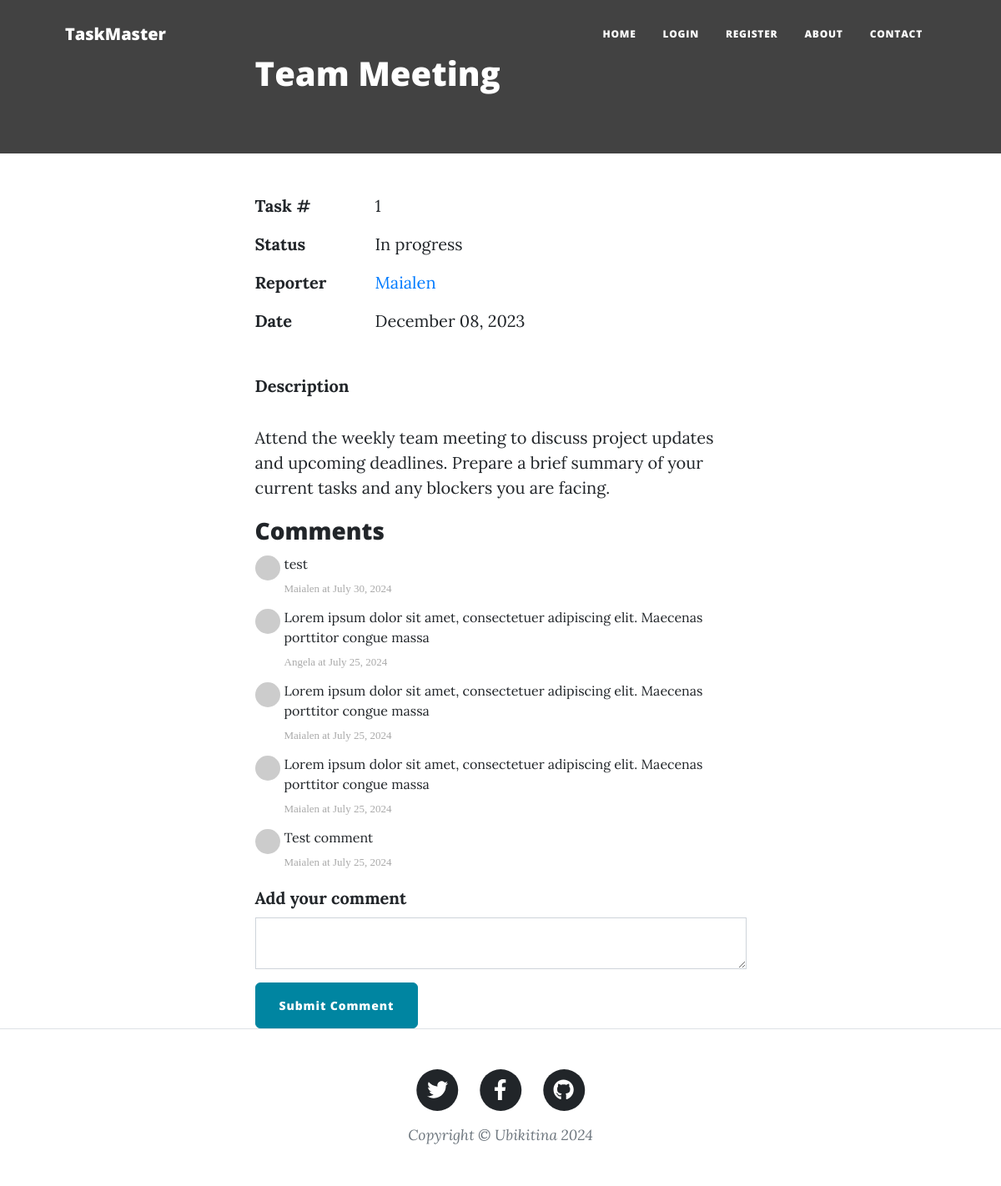
/task/1, run on the app's committed database.
### main.py (models this page shows)
class Task(db.Model):
    __tablename__ = "tasks"
    id = db.Column(db.Integer, primary_key=True)
    author_id = db.Column(db.Integer, db.ForeignKey("users.id"))
    author = relationship("User", back_populates="posts")
    title = db.Column(db.String(250), unique=True, nullable=False)
    date = db.Column(db.String(250), nullable=False)
    body = db.Column(db.Text, nullable=False)
    status = db.Column(db.String(250), nullable=False)
    comments = relationship("Comment", back_populates="parent_post")

class User(UserMixin, db.Model):
    __tablename__ = "users"
    id = db.Column(db.Integer, primary_key=True)
    email = db.Column(db.String(100), unique=True)
    password = db.Column(db.String(100))
    name = db.Column(db.String(100))
    posts = relationship("Task", back_populates="author")  # The "author" refers to the author property in the Task class.
    comments = relationship("Comment", back_populates="comment_author")  # "comment_author" refers to the comment_author property in the Comment class.

class Comment(db.Model):
    __tablename__ = "comments"
    id = db.Column(db.Integer, primary_key=True)
    author_id = db.Column(db.Integer, db.ForeignKey("users.id"))   # "users.id" The users refers to the tablename of the Users class.
    comment_author = relationship("User", back_populates="comments")  # "comments" refers to the comments property in the User class.
    post_id = db.Column(db.Integer, db.ForeignKey("tasks.id"))
    parent_post = relationship("Task", back_populates="comments")
    text = db.Column(db.Text, nullable=False)
    date = db.Column(db.String(250), nullable=False)

### main.py (the view, shortened to what this page needs)
@app.route("/task/<int:post_id>", methods=["GET", "POST"])
def show_task(post_id):
    requested_post = db.get_or_404(Task, post_id)
    comment_form = CommentForm()  # Add the CommentForm to the route
    return render_template("task.html", post=requested_post, current_user=current_user, form=comment_form)

### forms.py
class CommentForm(FlaskForm):
    comment_text = TextAreaField("Add your comment", validators=[DataRequired()])
    submit = SubmitField("Submit Comment")

### templates/task.html (shortened to what this page needs)
{% from "bootstrap5/form.html" import render_form %}
{% include "header.html" %}
<header class="taskhead" >
  <div class="container position-relative px-4 px-lg-5">
    <div class="row gx-4 gx-lg-5 justify-content-center">
      <div class="col-md-10 col-lg-8 col-xl-7">
        <div class="post-heading">
          <h1>{{ post.title }}</h1>
        </div>
      </div>
    </div>
  </div>
</header>
<article>
  <div class="container px-4 px-lg-5">
    <div class="row gx-4 gx-lg-5 justify-content-center">
      <div class="col-md-10 col-lg-8 col-xl-7">
        <div class="task-info">
          <div class="task-info-row">
            <span class="task-info-label">Task #</span>
            <span class="task-info-value">{{ post.id }}</span>
          </div>
          <div class="task-info-row">
            <span class="task-info-label">Status</span>
            <span class="task-info-value">{{ post.status }}</span>
          </div>
          <div class="task-info-row">
            <span class="task-info-label">Reporter</span>
            <span class="task-info-value"><a href="#">{{ post.author.name }}</a></span>
          </div>
          <div class="task-info-row">
            <span class="task-info-label">Date</span>
            <span class="task-info-value">{{ post.date }}</span>
          </div>
        </div>
        <p style="font-weight: bold;">Description</p>
        {{ post.body|safe }}
        <div class="comment">
          <ul class="commentList">
            <h3>Comments</h3>
             {% for comment in post.comments: %}
            <li>
              <div class="commenterImage">
                <img src="{{ comment.comment_author.email | gravatar }}" />
              </div>
              <div class="commentText">
                <p>{{comment.text|safe}}</p>
                <span class="date sub-text">{{comment.comment_author.name}} at {{comment.date}}</span>
              </div>
            </li>
            {% endfor %}
          </ul>
        </div>
        {{ render_form(form, novalidate=True, button_map={"submit": "primary"}) }}
      </div>
    </div>
  </div>
</article>
{% include "footer.html" %}

### templates/header.html (shortened to what this page needs)
<!DOCTYPE html>
<html lang="en">
  <head>
    {% block styles %}
    {{ bootstrap.load_css() }}
    <link
      href="{{ url_for('static', filename='css/styles.css') }}"
      rel="stylesheet"
    />
    {% endblock %}
  </head>
  <body>
    <nav class="navbar navbar-expand-lg navbar-light" id="mainNav">
      <div class="container px-4 px-lg-5">
        <a class="navbar-brand" href="/">TaskMaster</a>
        <div class="collapse navbar-collapse" id="navbarResponsive">
          <ul class="navbar-nav ms-auto py-4 py-lg-0">
            <li class="nav-item">
              <a
                class="nav-link px-lg-3 py-3 py-lg-4"
                href="{{ url_for('get_all_posts') }}"
                >Home</a
              >
            </li>
            {% if not current_user.is_authenticated: %}
            <li class="nav-item">
              <a
                class="nav-link px-lg-3 py-3 py-lg-4"
                href="{{ url_for('login') }}"
                >Login</a
              >
            </li>
            <li class="nav-item">
              <a
                class="nav-link px-lg-3 py-3 py-lg-4"
                href="{{ url_for('register') }}"
                >Register</a
              >
            </li>
            {% endif %}
            <li class="nav-item">
              <a
                class="nav-link px-lg-3 py-3 py-lg-4"
                href="{{ url_for('about') }}"
                >About</a
              >
            </li>
            <li class="nav-item">
              <a
                class="nav-link px-lg-3 py-3 py-lg-4"
                href="{{ url_for('contact') }}"
                >Contact</a
              >
            </li>
          </ul>
        </div>
      </div>
    </nav>
  </body>
</html>

### templates/footer.html (shortened to what this page needs)
        <footer class="border-top">
          <div class="container px-4 px-lg-5">
              <div class="row gx-4 gx-lg-5 justify-content-center">
                  <div class="col-md-10 col-lg-8 col-xl-7">
                      <ul class="list-inline text-center">
                          <li class="list-inline-item">
                              <a href="#!">
                                  <span class="fa-stack fa-lg">
                                      <i class="fas fa-circle fa-stack-2x"></i>
                                      <i class="fab fa-twitter fa-stack-1x fa-inverse"></i>
                                  </span>
                              </a>
                          </li>
                          <li class="list-inline-item">
                              <a href="#!">
                                  <span class="fa-stack fa-lg">
                                      <i class="fas fa-circle fa-stack-2x"></i>
                                      <i class="fab fa-facebook-f fa-stack-1x fa-inverse"></i>
                                  </span>
                              </a>
                          </li>
                          <li class="list-inline-item">
                              <a href="#!">
                                  <span class="fa-stack fa-lg">
                                      <i class="fas fa-circle fa-stack-2x"></i>
                                      <i class="fab fa-github fa-stack-1x fa-inverse"></i>
                                  </span>
                              </a>
                          </li>
                      </ul>
                      <div class="small text-center text-muted fst-italic">Copyright &copy; Ubikitina 2024</div>
                  </div>
              </div>
          </div>
      </footer>
  </body>
</html>

### data on the page
Task: title "Team Meeting", id "1", status "In progress", date "December 08, 2023", body "Attend the weekly team meeting to discuss project updates and upcoming deadlines. Prepare a brief summary of your current tasks and any blockers you are facing."
User: author.name "Maialen"
Comment: text "test", comment_author.name "Maialen", date "July 30, 2024"
Comment: text "Lorem ipsum dolor sit amet, consectetuer adipiscing elit. Maecenas porttitor congue massa", comment_author.name "Angela", date "July 25, 2024"
Comment: text "Lorem ipsum dolor sit amet, consectetuer adipiscing elit. Maecenas porttitor congue massa", comment_author.name "Maialen", date "July 25, 2024"
Comment: text "Lorem ipsum dolor sit amet, consectetuer adipiscing elit. Maecenas porttitor congue massa", comment_author.name "Maialen", date "July 25, 2024"
Comment: text "Test comment", comment_author.name "Maialen", date "July 25, 2024"
